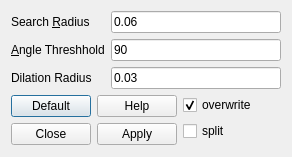
<?xml version="1.0" encoding="UTF-8"?>
<ui version="4.0">
 <class>BoundaryEstimationDialog</class>
 <widget class="QDialog" name="BoundaryEstimationDialog">
  <property name="geometry">
   <rect>
    <x>0</x>
    <y>0</y>
    <width>292</width>
    <height>157</height>
   </rect>
  </property>
  <property name="windowTitle">
   <string>Boundary Estimation Dialog</string>
  </property>
  <property name="windowIcon">
   <iconset resource="../res/Registar.qrc">
    <normaloff>:/images/bunny.png</normaloff>:/images/bunny.png</iconset>
  </property>
  <layout class="QVBoxLayout" name="verticalLayout_2">
   <item>
    <layout class="QGridLayout" name="gridLayout_2">
     <item row="0" column="0">
      <widget class="QLabel" name="label">
       <property name="text">
        <string>Search &amp;Radius</string>
       </property>
       <property name="buddy">
        <cstring>radiusLineEdit</cstring>
       </property>
      </widget>
     </item>
     <item row="0" column="1">
      <widget class="QLineEdit" name="radiusLineEdit">
       <property name="text">
        <string>0.06</string>
       </property>
      </widget>
     </item>
     <item row="1" column="0">
      <widget class="QLabel" name="label_2">
       <property name="text">
        <string>&amp;Angle Threshhold</string>
       </property>
       <property name="buddy">
        <cstring>angleLineEdit</cstring>
       </property>
      </widget>
     </item>
     <item row="1" column="1">
      <widget class="QLineEdit" name="angleLineEdit">
       <property name="text">
        <string>90</string>
       </property>
      </widget>
     </item>
     <item row="2" column="0">
      <widget class="QLabel" name="label_3">
       <property name="text">
        <string>Dilation Radius</string>
       </property>
      </widget>
     </item>
     <item row="2" column="1">
      <widget class="QLineEdit" name="dilationLineEdit">
       <property name="text">
        <string>0.03</string>
       </property>
      </widget>
     </item>
    </layout>
   </item>
   <item>
    <layout class="QHBoxLayout" name="horizontalLayout">
     <item>
      <layout class="QGridLayout" name="gridLayout">
       <item row="0" column="0">
        <widget class="QPushButton" name="defaultButton">
         <property name="text">
          <string>Default</string>
         </property>
        </widget>
       </item>
       <item row="0" column="1">
        <widget class="QPushButton" name="helpButton">
         <property name="text">
          <string>Help</string>
         </property>
        </widget>
       </item>
       <item row="1" column="0">
        <widget class="QPushButton" name="closeButton">
         <property name="text">
          <string>Close</string>
         </property>
        </widget>
       </item>
       <item row="1" column="1">
        <widget class="QPushButton" name="applyButton">
         <property name="text">
          <string>Apply</string>
         </property>
        </widget>
       </item>
      </layout>
     </item>
     <item>
      <layout class="QVBoxLayout" name="verticalLayout">
       <item>
        <widget class="QCheckBox" name="overwriteCheckBox">
         <property name="text">
          <string>overwrite</string>
         </property>
         <property name="checked">
          <bool>true</bool>
         </property>
        </widget>
       </item>
       <item>
        <widget class="QCheckBox" name="splitCheckBox">
         <property name="text">
          <string>split</string>
         </property>
        </widget>
       </item>
       <item>
        <spacer name="verticalSpacer">
         <property name="orientation">
          <enum>Qt::Vertical</enum>
         </property>
         <property name="sizeHint" stdset="0">
          <size>
           <width>20</width>
           <height>40</height>
          </size>
         </property>
        </spacer>
       </item>
      </layout>
     </item>
    </layout>
   </item>
  </layout>
  <zorder></zorder>
 </widget>
 <resources>
  <include location="../res/Registar.qrc"/>
 </resources>
 <connections>
  <connection>
   <sender>closeButton</sender>
   <signal>clicked()</signal>
   <receiver>BoundaryEstimationDialog</receiver>
   <slot>close()</slot>
   <hints>
    <hint type="sourcelabel">
     <x>53</x>
     <y>98</y>
    </hint>
    <hint type="destinationlabel">
     <x>203</x>
     <y>58</y>
    </hint>
   </hints>
  </connection>
 </connections>
</ui>
